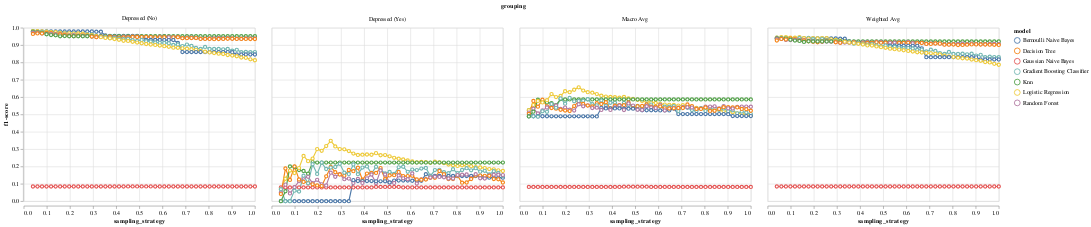

The notebook cell this image was saved under:
### Code cell
alt.Chart(perf_test_baseline_v3).mark_line(
   point={
     "filled": False,
     "fill": "white"
   }
).encode(
    x = alt.X('sampling_strategy'),
    y = alt.Y('f1-score', scale=alt.Scale(domain=[0, 1])),
    color='model:N',
).facet(
    facet=alt.Facet('grouping')
)

### Figure 1 — Vega-Lite specification as saved in the notebook (floating-point values rounded to 4 significant figures; data arrays with more than 128 entries replaced by an {"elided": "..."} marker saying what was removed)
{"config": {"view": {"continuousWidth": 400, "continuousHeight": 300}}, "data": {"name": "data-e255f737e6c1547ad572410a33a6616e"}, "facet": {"field": "grouping", "type": "nominal"}, "spec": {"mark": {"type": "line", "point": {"filled": false, "fill": "white"}}, "encoding": {"color": {"field": "model", "type": "nominal"}, "x": {"field": "sampling_strategy", "type": "quantitative"}, "y": {"field": "f1-score", "scale": {"domain": [0, 1]}, "type": "quantitative"}}}, "$schema": "https://vega.github.io/schema/vega-lite/v4.17.0.json", "datasets": {"data-e255f737e6c1547ad572410a33a6616e": {"elided": "1400 records"}}}
